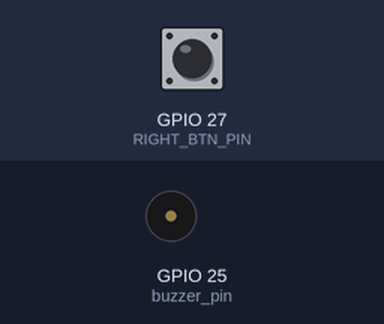
Bench run of a sketch on a simulated ESP32. Shown: buzzer (waves = sounding). Inputs (shaded band) come from the test bench; at power-on: GPIO 27 (RIGHT_BTN_PIN) HIGH.

Above: at 1.2 s.
1.3 s: GPIO 27 (RIGHT_BTN_PIN) pulled LOW for 0.15 s
Timing chart, 0 to 4.3 s (numbered marks = the images above; inputs shaded):
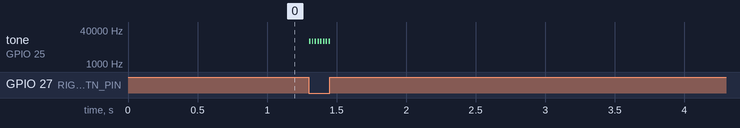

Measured:
- after the input at 1.3 s, tone on GPIO 25 (buzzer_pin): alternates 12000 Hz for 0.01 s and silent for 0.01 s, 16 changes in all, then stays silent, starting at once

The sketch:

BTN_Droit.ino
```cpp
#include <ESP32Servo.h>
#define buzzer_pin 25

const int RIGHT_BTN_PIN = 27; // 👉

void setup() {
  pinMode(buzzer_pin, OUTPUT);
  dring();
  pinMode(RIGHT_BTN_PIN, INPUT);
}

void loop() {
  dring();
}

void dring()
{
  if(!digitalRead(RIGHT_BTN_PIN)){
  tone(buzzer_pin, 12000);
  delay(10);
  }
  noTone(buzzer_pin);  //Close
  delay(10);
}
```
